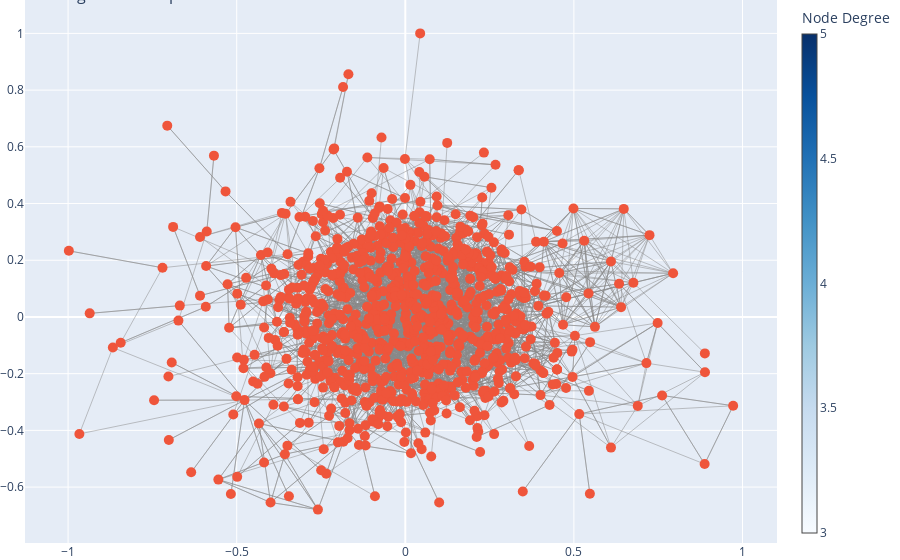

This figure's notebook cell:
### Code cell
fig = go.Figure(data=[edge_trace, node_trace], layout=layout)
fig.show()

### Figure 1 — Plotly figure (JSON) as saved in the notebook; plotly's stock layout.template omitted (floating-point values rounded to 4 significant figures; data arrays with more than 128 entries replaced by an {"elided": "..."} marker saying what was removed)
{"data": [{"hoverinfo": "none", "line": {"color": "#888", "width": 0.5}, "mode": "lines", "type": "scatter", "x": {"elided": "10026 float values"}, "y": {"elided": "10026 float values"}}, {"marker": {"colorbar": {"thickness": 15, "title": {"text": "Node Degree"}}, "colorscale": [[0, "rgb(247,251,255)"], [0.125, "rgb(222,235,247)"], [0.25, "rgb(198,219,239)"], [0.375, "rgb(158,202,225)"], [0.5, "rgb(107,174,214)"], [0.625, "rgb(66,146,198)"], [0.75, "rgb(33,113,181)"], [0.875, "rgb(8,81,156)"], [1, "rgb(8,48,107)"]], "showscale": true, "size": 10}, "mode": "markers", "type": "scatter", "x": {"elided": "1000 float values"}, "y": {"elided": "1000 float values"}}], "layout": {"hovermode": "closest", "margin": {"b": 0, "l": 0, "r": 0, "t": 0}, "showlegend": false, "title": {"font": {"size": 16}, "text": "Google Web Graph Visualization"}}}
